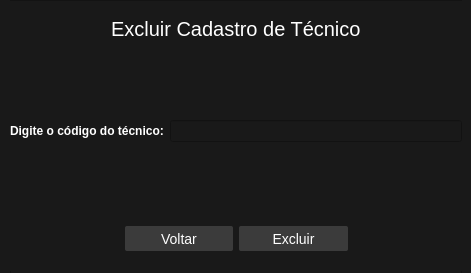
<?xml version="1.0" encoding="UTF-8"?>
<ui version="4.0">
 <class>WinDelTEc</class>
 <widget class="QDialog" name="WinDelTEc">
  <property name="geometry">
   <rect>
    <x>0</x>
    <y>0</y>
    <width>471</width>
    <height>273</height>
   </rect>
  </property>
  <property name="sizePolicy">
   <sizepolicy hsizetype="Expanding" vsizetype="Expanding">
    <horstretch>0</horstretch>
    <verstretch>0</verstretch>
   </sizepolicy>
  </property>
  <property name="minimumSize">
   <size>
    <width>471</width>
    <height>273</height>
   </size>
  </property>
  <property name="maximumSize">
   <size>
    <width>471</width>
    <height>273</height>
   </size>
  </property>
  <property name="windowTitle">
   <string>Dialog</string>
  </property>
  <property name="styleSheet">
   <string notr="true">background-color:rgb(25, 25, 25)</string>
  </property>
  <widget class="QFrame" name="frame">
   <property name="geometry">
    <rect>
     <x>10</x>
     <y>0</y>
     <width>452</width>
     <height>283</height>
    </rect>
   </property>
   <property name="sizePolicy">
    <sizepolicy hsizetype="Expanding" vsizetype="Expanding">
     <horstretch>0</horstretch>
     <verstretch>0</verstretch>
    </sizepolicy>
   </property>
   <property name="styleSheet">
    <string notr="true">background-color:rgb(25, 25, 25)</string>
   </property>
   <property name="frameShape">
    <enum>QFrame::StyledPanel</enum>
   </property>
   <property name="frameShadow">
    <enum>QFrame::Raised</enum>
   </property>
   <widget class="QWidget" name="layoutWidget">
    <property name="geometry">
     <rect>
      <x>0</x>
      <y>1</y>
      <width>452</width>
      <height>270</height>
     </rect>
    </property>
    <layout class="QVBoxLayout" name="verticalLayout">
     <item>
      <layout class="QHBoxLayout" name="horizontalLayout_3">
       <item>
        <spacer name="horizontalSpacer">
         <property name="orientation">
          <enum>Qt::Horizontal</enum>
         </property>
         <property name="sizeHint" stdset="0">
          <size>
           <width>112</width>
           <height>56</height>
          </size>
         </property>
        </spacer>
       </item>
       <item>
        <widget class="QLabel" name="label">
         <property name="font">
          <font>
           <pointsize>15</pointsize>
          </font>
         </property>
         <property name="styleSheet">
          <string notr="true">color:rgb(255, 255, 255)</string>
         </property>
         <property name="text">
          <string>Excluir Cadastro de Técnico</string>
         </property>
        </widget>
       </item>
       <item>
        <spacer name="horizontalSpacer_2">
         <property name="orientation">
          <enum>Qt::Horizontal</enum>
         </property>
         <property name="sizeHint" stdset="0">
          <size>
           <width>112</width>
           <height>56</height>
          </size>
         </property>
        </spacer>
       </item>
      </layout>
     </item>
     <item>
      <spacer name="verticalSpacer_2">
       <property name="orientation">
        <enum>Qt::Vertical</enum>
       </property>
       <property name="sizeHint" stdset="0">
        <size>
         <width>450</width>
         <height>40</height>
        </size>
       </property>
      </spacer>
     </item>
     <item>
      <layout class="QHBoxLayout" name="horizontalLayout_2">
       <item>
        <widget class="QLabel" name="label_2">
         <property name="font">
          <font>
           <pointsize>8</pointsize>
          </font>
         </property>
         <property name="text">
          <string>&lt;html&gt;&lt;head/&gt;&lt;body&gt;&lt;p&gt;&lt;span style=&quot; font-size:9pt; font-weight:600; color:#ffffff;&quot;&gt;Digite o código do técnico:&lt;/span&gt;&lt;/p&gt;&lt;/body&gt;&lt;/html&gt;</string>
         </property>
        </widget>
       </item>
       <item>
        <widget class="QLineEdit" name="txt_cod_excluir">
         <property name="styleSheet">
          <string notr="true">color:rgb(255,255,255)</string>
         </property>
        </widget>
       </item>
      </layout>
     </item>
     <item>
      <spacer name="verticalSpacer">
       <property name="orientation">
        <enum>Qt::Vertical</enum>
       </property>
       <property name="sizeHint" stdset="0">
        <size>
         <width>450</width>
         <height>78</height>
        </size>
       </property>
      </spacer>
     </item>
     <item>
      <layout class="QHBoxLayout" name="horizontalLayout">
       <item>
        <widget class="QLabel" name="label_3">
         <property name="text">
          <string/>
         </property>
        </widget>
       </item>
       <item>
        <widget class="QPushButton" name="btn_voltar_exc_tec">
         <property name="minimumSize">
          <size>
           <width>0</width>
           <height>25</height>
          </size>
         </property>
         <property name="styleSheet">
          <string notr="true">QPushButton{
	color:rgb(255, 255, 255);
	border-radius: 2px;
	font-size: 14px;
	background-color:rgba(59,59,59,255);
}

QPushButton:hover{background-color: rgba(77,77,77,255); color:white}</string>
         </property>
         <property name="text">
          <string>Voltar</string>
         </property>
        </widget>
       </item>
       <item>
        <widget class="QPushButton" name="btn_excluir_tec">
         <property name="minimumSize">
          <size>
           <width>0</width>
           <height>25</height>
          </size>
         </property>
         <property name="styleSheet">
          <string notr="true">QPushButton{
	color:rgb(255, 255, 255);
	border-radius: 2px;
	font-size: 14px;
	background-color:rgba(59,59,59,255);
}

QPushButton:hover{background-color: rgba(77,77,77,255); color:white}</string>
         </property>
         <property name="text">
          <string>Excluir</string>
         </property>
        </widget>
       </item>
       <item>
        <widget class="QLabel" name="label_4">
         <property name="text">
          <string/>
         </property>
        </widget>
       </item>
      </layout>
     </item>
     <item>
      <widget class="QLabel" name="label_5">
       <property name="text">
        <string/>
       </property>
      </widget>
     </item>
    </layout>
   </widget>
  </widget>
 </widget>
 <resources/>
 <connections/>
</ui>
